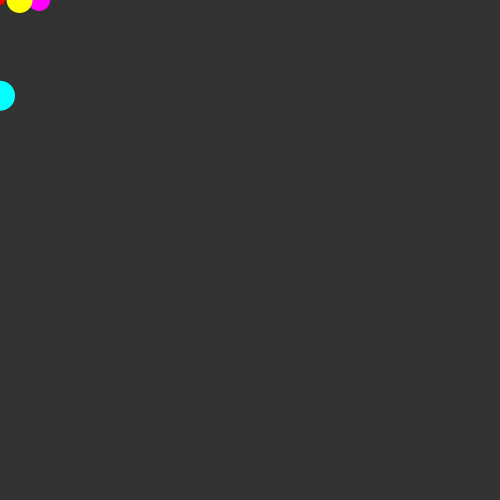
Frame 1 (no input)
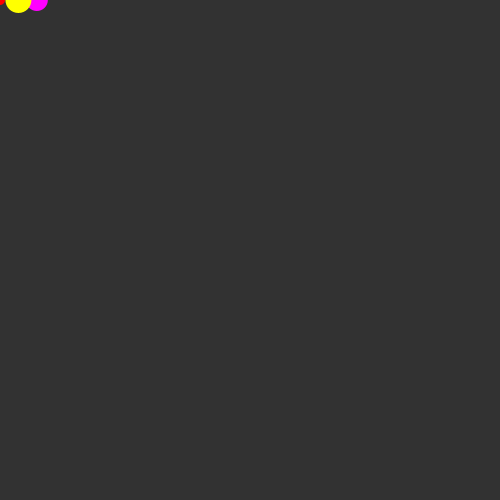
Frame 60 (the mouse pressed at the canvas centre just before this capture)
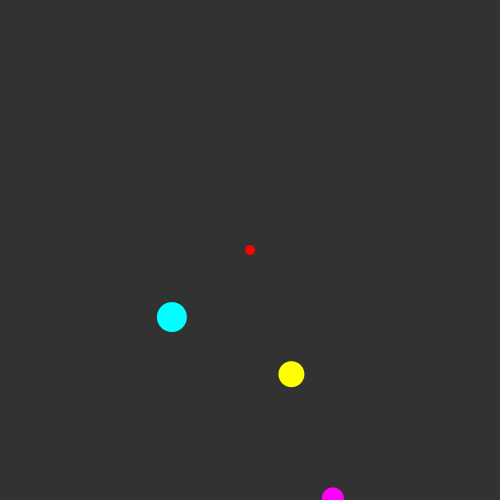
Frame 120 (the mouse held since frame 60 and released just before this capture)

The Processing sketch that drew these frames (run headless with seeded random() and noise(); from frame 60 on, the mouse is pressed at the canvas centre):

// Processing sketch: processing_65315
// ── processing_65315.pde


float x1 = 20;
float y1 = 0;
float targetX1;
float targetY1;
float accX1 = 20;
float accY1;
float x2 = 0;
float y2 = 100;
float targetX2;
float targetY2;
float accX2 = 0;
float accY2 = 0;
float easing = 0.0025;

//I like apples and bananas

void setup() 
{
  size(500, 500); 
  noStroke();
}

void draw() 
{ 
  background(50,50,50,0.0005);
  
  targetX1 = mouseX;
  float dx1 = targetX1 - x1;
  if(abs(dx1) > 1) {
    accX1 += dx1 * easing;
  }
  
  targetY1 = mouseY;
  float dy1 = targetY1 - y1;
  if(abs(dy1) > 1) {
    accY1 += dy1 * easing;
  }
  
  x1 += accX1;
  y1 += accY1;
  x1 *= 0.99;
  x1 *= 0.99;
  
  
  
    targetX2 = (x1 + mouseX) / 2;
  float dx2 = targetX2 - x2;
  if(abs(dx2) > 1) {
    accX2 += dx2 * easing;
  }
  
  targetY2 = (y1 + mouseY) / 2;
  float dy2 = targetY2 - y2;
  if(abs(dy2) > 1) {
    accY2 += dy2 * easing;
  }
  
  x2 += accX2;
  y2 += accY2;
  x2 *= 0.96;
  y2 *= 0.96;
  
  fill(255, 0, 255);
  ellipse(x1, y1, 22, 22);
  fill(0, 255, 255);
  ellipse(x2, y2, 30, 30);
  fill(255, 0, 0);
  ellipse(mouseX, mouseY, 10, 10);
  fill(255, 255, 0);
  ellipse((x1 + mouseX) / 2, (y1 + mouseY) / 2, 26, 26);
}
